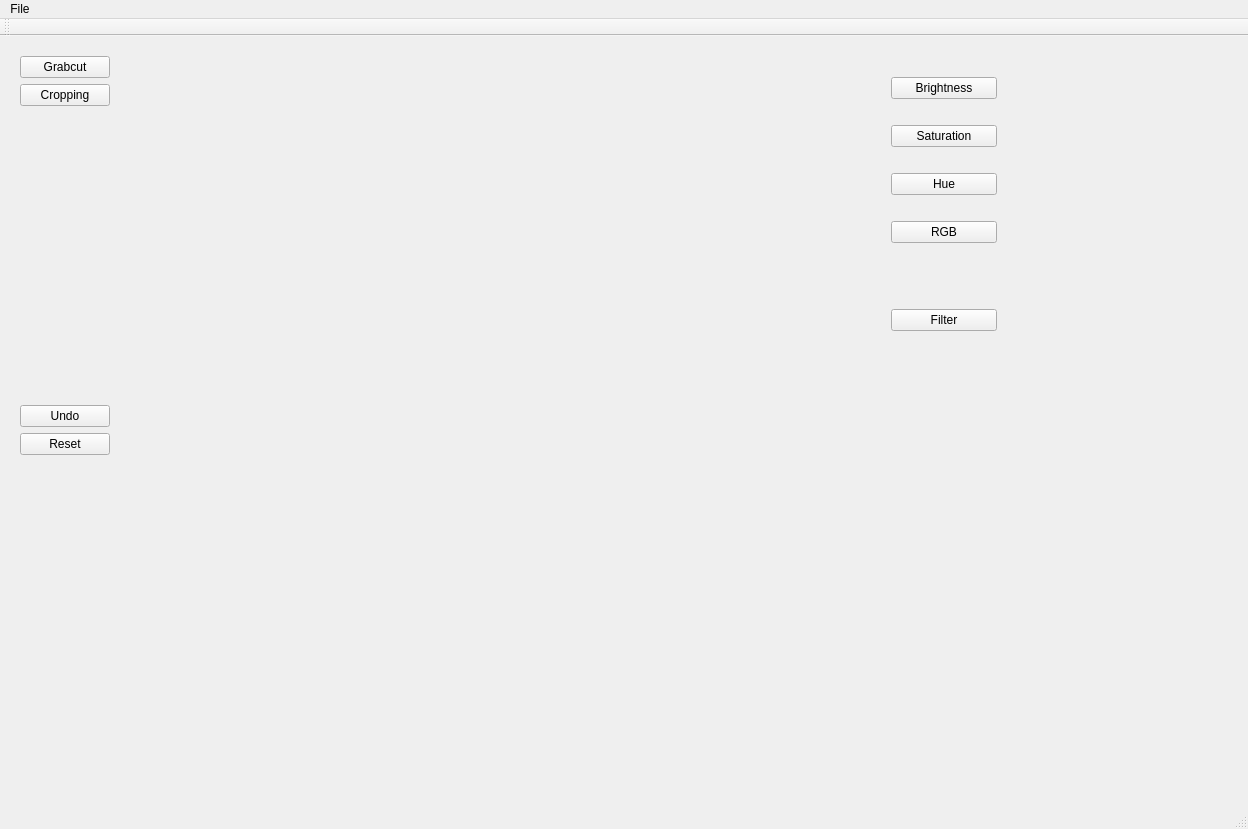
<?xml version="1.0" encoding="UTF-8"?>
<ui version="4.0">
 <class>MainWindow</class>
 <widget class="QMainWindow" name="MainWindow">
  <property name="geometry">
   <rect>
    <x>0</x>
    <y>0</y>
    <width>1248</width>
    <height>829</height>
   </rect>
  </property>
  <property name="windowTitle">
   <string>MainWindow</string>
  </property>
  <widget class="QWidget" name="centralWidget">
   <widget class="QWidget" name="verticalLayoutWidget">
    <property name="geometry">
     <rect>
      <x>9</x>
      <y>9</y>
      <width>112</width>
      <height>421</height>
     </rect>
    </property>
    <layout class="QVBoxLayout" name="verticalLayout">
     <item>
      <widget class="QPushButton" name="pushButton_grabcut">
       <property name="text">
        <string>Grabcut</string>
       </property>
      </widget>
     </item>
     <item>
      <widget class="QPushButton" name="pushButton_cropping">
       <property name="text">
        <string>Cropping</string>
       </property>
      </widget>
     </item>
     <item>
      <spacer name="verticalSpacer_2">
       <property name="orientation">
        <enum>Qt::Vertical</enum>
       </property>
       <property name="sizeHint" stdset="0">
        <size>
         <width>20</width>
         <height>40</height>
        </size>
       </property>
      </spacer>
     </item>
     <item>
      <widget class="QPushButton" name="pushButton_undo">
       <property name="text">
        <string>Undo</string>
       </property>
      </widget>
     </item>
     <item>
      <widget class="QPushButton" name="pushButton_reset">
       <property name="text">
        <string>Reset</string>
       </property>
      </widget>
     </item>
    </layout>
   </widget>
   <widget class="QLabel" name="label_img">
    <property name="geometry">
     <rect>
      <x>130</x>
      <y>10</y>
      <width>731</width>
      <height>611</height>
     </rect>
    </property>
    <property name="text">
     <string/>
    </property>
   </widget>
   <widget class="QWidget" name="verticalLayoutWidget_2">
    <property name="geometry">
     <rect>
      <x>880</x>
      <y>10</y>
      <width>128</width>
      <height>321</height>
     </rect>
    </property>
    <layout class="QVBoxLayout" name="verticalLayout_3">
     <item>
      <widget class="QPushButton" name="pushButton_brightness">
       <property name="text">
        <string>Brightness</string>
       </property>
      </widget>
     </item>
     <item>
      <widget class="QPushButton" name="pushButton_saturation">
       <property name="text">
        <string>Saturation</string>
       </property>
      </widget>
     </item>
     <item>
      <widget class="QPushButton" name="pushButton_hue">
       <property name="text">
        <string>Hue</string>
       </property>
      </widget>
     </item>
     <item>
      <widget class="QPushButton" name="pushButton_RGB">
       <property name="text">
        <string>RGB</string>
       </property>
      </widget>
     </item>
     <item>
      <spacer name="verticalSpacer">
       <property name="orientation">
        <enum>Qt::Vertical</enum>
       </property>
       <property name="sizeType">
        <enum>QSizePolicy::Preferred</enum>
       </property>
       <property name="sizeHint" stdset="0">
        <size>
         <width>20</width>
         <height>40</height>
        </size>
       </property>
      </spacer>
     </item>
     <item>
      <widget class="QPushButton" name="pushButton_filter">
       <property name="text">
        <string>Filter</string>
       </property>
      </widget>
     </item>
    </layout>
   </widget>
  </widget>
  <widget class="QMenuBar" name="menuBar">
   <property name="geometry">
    <rect>
     <x>0</x>
     <y>0</y>
     <width>1248</width>
     <height>22</height>
    </rect>
   </property>
   <widget class="QMenu" name="menuFile">
    <property name="title">
     <string>File</string>
    </property>
    <addaction name="actionLoad"/>
    <addaction name="actionSave"/>
   </widget>
   <addaction name="menuFile"/>
  </widget>
  <widget class="QToolBar" name="mainToolBar">
   <attribute name="toolBarArea">
    <enum>TopToolBarArea</enum>
   </attribute>
   <attribute name="toolBarBreak">
    <bool>false</bool>
   </attribute>
  </widget>
  <widget class="QStatusBar" name="statusBar"/>
  <action name="actionLoad">
   <property name="text">
    <string>Load</string>
   </property>
  </action>
  <action name="actionSave">
   <property name="text">
    <string>Save</string>
   </property>
  </action>
 </widget>
 <layoutdefault spacing="6" margin="11"/>
 <resources/>
 <connections/>
</ui>
